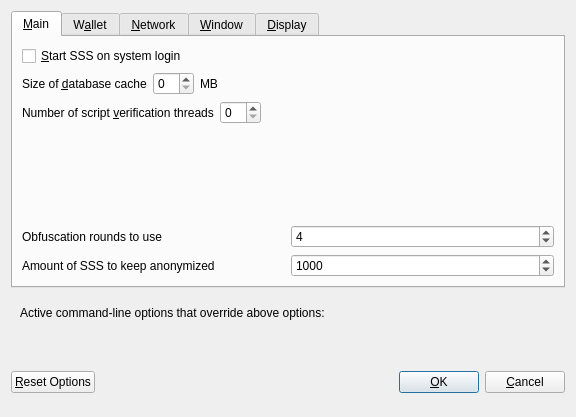
<?xml version="1.0" encoding="UTF-8"?>
<ui version="4.0">
 <class>OptionsDialog</class>
 <widget class="QDialog" name="OptionsDialog">
  <property name="geometry">
   <rect>
    <x>0</x>
    <y>0</y>
    <width>576</width>
    <height>417</height>
   </rect>
  </property>
  <property name="windowTitle">
   <string>Options</string>
  </property>
  <property name="modal">
   <bool>true</bool>
  </property>
  <layout class="QVBoxLayout" name="verticalLayout">
   <item>
    <widget class="QTabWidget" name="tabWidget">
     <property name="currentIndex">
      <number>0</number>
     </property>
     <widget class="QWidget" name="tabMain">
      <attribute name="title">
       <string>&amp;Main</string>
      </attribute>
      <layout class="QVBoxLayout" name="verticalLayout_Main">
       <item>
        <widget class="QCheckBox" name="bitcoinAtStartup">
         <property name="toolTip">
          <string>Automatically start SSS after logging in to the system.</string>
         </property>
         <property name="text">
          <string>&amp;Start SSS on system login</string>
         </property>
        </widget>
       </item>
       <item>
        <layout class="QHBoxLayout" name="horizontalLayout_2_Main">
         <item>
          <widget class="QLabel" name="databaseCacheLabel">
           <property name="text">
            <string>Size of &amp;database cache</string>
           </property>
           <property name="textFormat">
            <enum>Qt::PlainText</enum>
           </property>
           <property name="buddy">
            <cstring>databaseCache</cstring>
           </property>
          </widget>
         </item>
         <item>
          <widget class="QSpinBox" name="databaseCache"/>
         </item>
         <item>
          <widget class="QLabel" name="databaseCacheUnitLabel">
           <property name="text">
            <string>MB</string>
           </property>
           <property name="textFormat">
            <enum>Qt::PlainText</enum>
           </property>
          </widget>
         </item>
         <item>
          <spacer name="horizontalSpacer_2_Main">
           <property name="orientation">
            <enum>Qt::Horizontal</enum>
           </property>
           <property name="sizeHint" stdset="0">
            <size>
             <width>40</width>
             <height>20</height>
            </size>
           </property>
          </spacer>
         </item>
        </layout>
       </item>
       <item>
        <layout class="QHBoxLayout" name="horizontalLayout_3_Main">
         <item>
          <widget class="QLabel" name="threadsScriptVerifLabel">
           <property name="text">
            <string>Number of script &amp;verification threads</string>
           </property>
           <property name="textFormat">
            <enum>Qt::PlainText</enum>
           </property>
           <property name="buddy">
            <cstring>threadsScriptVerif</cstring>
           </property>
          </widget>
         </item>
         <item>
          <widget class="QSpinBox" name="threadsScriptVerif">
           <property name="toolTip">
            <string>(0 = auto, &lt;0 = leave that many cores free)</string>
           </property>
          </widget>
         </item>
         <item>
          <spacer name="horizontalSpacer_3_Main">
           <property name="orientation">
            <enum>Qt::Horizontal</enum>
           </property>
           <property name="sizeHint" stdset="0">
            <size>
             <width>40</width>
             <height>20</height>
            </size>
           </property>
          </spacer>
         </item>
        </layout>
       </item>
       <item>
        <spacer name="verticalSpacer_Main">
         <property name="orientation">
          <enum>Qt::Vertical</enum>
         </property>
         <property name="sizeHint" stdset="0">
          <size>
           <width>20</width>
           <height>40</height>
          </size>
         </property>
        </spacer>
       </item>
       <item>
        <layout class="QHBoxLayout" name="horizontalLayout_4_Main">
         <item>
          <widget class="QLabel" name="label">
           <property name="toolTip">
            <string>This setting determines the amount of individual masternodes that an input will be anonymized through.&lt;br/&gt;More rounds of anonymization gives a higher degree of privacy, but also costs more in fees.</string>
           </property>
           <property name="text">
            <string>Obfuscation rounds to use</string>
           </property>
          </widget>
         </item>
         <item>
          <widget class="QSpinBox" name="obfuscationRounds">
           <property name="minimum">
            <number>2</number>
           </property>
           <property name="maximum">
            <number>8</number>
           </property>
           <property name="value">
            <number>4</number>
           </property>
          </widget>
         </item>
        </layout>
       </item>
       <item>
        <layout class="QHBoxLayout" name="horizontalLayout">
         <item>
          <widget class="QLabel" name="label_2">
           <property name="toolTip">
            <string>This amount acts as a threshold to turn off Obfuscation once it's reached.</string>
           </property>
           <property name="statusTip">
            <string notr="true"/>
           </property>
           <property name="whatsThis">
            <string notr="true"/>
           </property>
           <property name="accessibleName">
            <string notr="true"/>
           </property>
           <property name="accessibleDescription">
            <string notr="true"/>
           </property>
           <property name="text">
            <string>Amount of SSS to keep anonymized</string>
           </property>
          </widget>
         </item>
         <item>
          <widget class="QSpinBox" name="anonymizePivx">
           <property name="minimum">
            <number>100</number>
           </property>
           <property name="maximum">
            <number>100000</number>
           </property>
           <property name="singleStep">
            <number>100</number>
           </property>
           <property name="value">
            <number>1000</number>
           </property>
          </widget>
         </item>
        </layout>
       </item>
      </layout>
     </widget>
     <widget class="QWidget" name="tabWallet">
      <attribute name="title">
       <string>W&amp;allet</string>
      </attribute>
      <layout class="QVBoxLayout" name="verticalLayout_Wallet">
       <item>
        <widget class="QGroupBox" name="groupBox">
         <property name="title">
          <string>Expert</string>
         </property>
         <layout class="QVBoxLayout" name="verticalLayout_2">
          <item>
           <widget class="QCheckBox" name="coinControlFeatures">
            <property name="toolTip">
             <string>Whether to show coin control features or not.</string>
            </property>
            <property name="text">
             <string>Enable coin &amp;control features</string>
            </property>
           </widget>
          </item>
          <item>
           <widget class="QCheckBox" name="showMasternodesTab">
            <property name="toolTip">
             <string>Show additional tab listing all your masternodes in first sub-tab&lt;br/&gt;and all masternodes on the network in second sub-tab.</string>
            </property>
            <property name="text">
             <string>Show Masternodes Tab</string>
            </property>
           </widget>
          </item>
          <item>
           <widget class="QCheckBox" name="spendZeroConfChange">
            <property name="toolTip">
             <string>If you disable the spending of unconfirmed change, the change from a transaction&lt;br/&gt;cannot be used until that transaction has at least one confirmation.&lt;br/&gt;This also affects how your balance is computed.</string>
            </property>
            <property name="text">
             <string>&amp;Spend unconfirmed change</string>
            </property>
           </widget>
          </item>
         </layout>
        </widget>
       </item>
       <item>
        <spacer name="verticalSpacer_Wallet">
         <property name="orientation">
          <enum>Qt::Vertical</enum>
         </property>
         <property name="sizeHint" stdset="0">
          <size>
           <width>20</width>
           <height>40</height>
          </size>
         </property>
        </spacer>
       </item>
      </layout>
     </widget>
     <widget class="QWidget" name="tabNetwork">
      <attribute name="title">
       <string>&amp;Network</string>
      </attribute>
      <layout class="QVBoxLayout" name="verticalLayout_Network">
       <item>
        <widget class="QCheckBox" name="mapPortUpnp">
         <property name="toolTip">
          <string>Automatically open the SSS client port on the router. This only works when your router supports UPnP and it is enabled.</string>
         </property>
         <property name="text">
          <string>Map port using &amp;UPnP</string>
         </property>
        </widget>
       </item>
       <item>
        <widget class="QCheckBox" name="allowIncoming">
         <property name="toolTip">
          <string>Accept connections from outside</string>
         </property>
         <property name="text">
          <string>Allow incoming connections</string>
         </property>
        </widget>
       </item>
       <item>
        <widget class="QCheckBox" name="connectSocks">
         <property name="toolTip">
          <string>Connect to the SSS network through a SOCKS5 proxy.</string>
         </property>
         <property name="text">
          <string>&amp;Connect through SOCKS5 proxy (default proxy):</string>
         </property>
        </widget>
       </item>
       <item>
        <layout class="QHBoxLayout" name="horizontalLayout_1_Network">
         <item>
          <widget class="QLabel" name="proxyIpLabel">
           <property name="text">
            <string>Proxy &amp;IP:</string>
           </property>
           <property name="textFormat">
            <enum>Qt::PlainText</enum>
           </property>
           <property name="buddy">
            <cstring>proxyIp</cstring>
           </property>
          </widget>
         </item>
         <item>
          <widget class="QValidatedLineEdit" name="proxyIp">
           <property name="minimumSize">
            <size>
             <width>140</width>
             <height>0</height>
            </size>
           </property>
           <property name="maximumSize">
            <size>
             <width>140</width>
             <height>16777215</height>
            </size>
           </property>
           <property name="toolTip">
            <string>IP address of the proxy (e.g. IPv4: 127.0.0.1 / IPv6: ::1)</string>
           </property>
          </widget>
         </item>
         <item>
          <widget class="QLabel" name="proxyPortLabel">
           <property name="text">
            <string>&amp;Port:</string>
           </property>
           <property name="textFormat">
            <enum>Qt::PlainText</enum>
           </property>
           <property name="buddy">
            <cstring>proxyPort</cstring>
           </property>
          </widget>
         </item>
         <item>
          <widget class="QLineEdit" name="proxyPort">
           <property name="minimumSize">
            <size>
             <width>55</width>
             <height>0</height>
            </size>
           </property>
           <property name="maximumSize">
            <size>
             <width>55</width>
             <height>16777215</height>
            </size>
           </property>
           <property name="toolTip">
            <string>Port of the proxy (e.g. 9050)</string>
           </property>
          </widget>
         </item>
         <item>
          <spacer name="horizontalSpacer_1_Network">
           <property name="orientation">
            <enum>Qt::Horizontal</enum>
           </property>
           <property name="sizeHint" stdset="0">
            <size>
             <width>40</width>
             <height>20</height>
            </size>
           </property>
          </spacer>
         </item>
        </layout>
       </item>
       <item>
        <spacer name="verticalSpacer_Network">
         <property name="orientation">
          <enum>Qt::Vertical</enum>
         </property>
         <property name="sizeHint" stdset="0">
          <size>
           <width>20</width>
           <height>40</height>
          </size>
         </property>
        </spacer>
       </item>
      </layout>
     </widget>
     <widget class="QWidget" name="tabWindow">
      <attribute name="title">
       <string>&amp;Window</string>
      </attribute>
      <layout class="QVBoxLayout" name="verticalLayout_Window">
       <item>
        <widget class="QCheckBox" name="minimizeToTray">
         <property name="toolTip">
          <string>Show only a tray icon after minimizing the window.</string>
         </property>
         <property name="text">
          <string>&amp;Minimize to the tray instead of the taskbar</string>
         </property>
        </widget>
       </item>
       <item>
        <widget class="QCheckBox" name="minimizeOnClose">
         <property name="toolTip">
          <string>Minimize instead of exit the application when the window is closed. When this option is enabled, the application will be closed only after selecting Quit in the menu.</string>
         </property>
         <property name="text">
          <string>M&amp;inimize on close</string>
         </property>
        </widget>
       </item>
       <item>
        <spacer name="verticalSpacer_Window">
         <property name="orientation">
          <enum>Qt::Vertical</enum>
         </property>
         <property name="sizeHint" stdset="0">
          <size>
           <width>20</width>
           <height>40</height>
          </size>
         </property>
        </spacer>
       </item>
      </layout>
     </widget>
     <widget class="QWidget" name="tabDisplay">
      <attribute name="title">
       <string>&amp;Display</string>
      </attribute>
      <layout class="QVBoxLayout" name="verticalLayout_Display">
       <item>
        <layout class="QHBoxLayout" name="horizontalLayout_1_Display">
         <item>
          <widget class="QLabel" name="langLabel">
           <property name="text">
            <string>User Interface &amp;language:</string>
           </property>
           <property name="textFormat">
            <enum>Qt::PlainText</enum>
           </property>
           <property name="buddy">
            <cstring>lang</cstring>
           </property>
          </widget>
         </item>
         <item>
          <widget class="QValueComboBox" name="lang">
           <property name="toolTip">
            <string>The user interface language can be set here. This setting will take effect after restarting SSS.</string>
           </property>
          </widget>
         </item>
        </layout>
       </item>
       <item>
        <widget class="QLabel" name="label_3">
         <property name="toolTip">
          <string notr="true"/>
         </property>
         <property name="statusTip">
          <string notr="true"/>
         </property>
         <property name="whatsThis">
          <string notr="true"/>
         </property>
         <property name="accessibleName">
          <string notr="true"/>
         </property>
         <property name="text">
          <string>Language missing or translation incomplete? Help contributing translations here:
https://www.transifex.com/sss-project/sss-project-translations</string>
         </property>
         <property name="wordWrap">
          <bool>true</bool>
         </property>
         <property name="openExternalLinks">
          <bool>true</bool>
         </property>
         <property name="textInteractionFlags">
          <set>Qt::TextBrowserInteraction</set>
         </property>
        </widget>
       </item>
       <item>
        <layout class="QHBoxLayout" name="horizontalLayout_4_Display" stretch="0,0">
         <item>
          <widget class="QLabel" name="themeLabel">
           <property name="text">
            <string>User Interface Theme:</string>
           </property>
          </widget>
         </item>
         <item>
          <widget class="QValueComboBox" name="theme"/>
         </item>
        </layout>
       </item>
       <item>
        <widget class="Line" name="line">
         <property name="orientation">
          <enum>Qt::Horizontal</enum>
         </property>
        </widget>
       </item>
       <item>
        <layout class="QHBoxLayout" name="horizontalLayout_2_Display">
         <item>
          <widget class="QLabel" name="unitLabel">
           <property name="text">
            <string>&amp;Unit to show amounts in:</string>
           </property>
           <property name="textFormat">
            <enum>Qt::PlainText</enum>
           </property>
           <property name="buddy">
            <cstring>unit</cstring>
           </property>
          </widget>
         </item>
         <item>
          <widget class="QValueComboBox" name="unit">
           <property name="toolTip">
            <string>Choose the default subdivision unit to show in the interface and when sending coins.</string>
           </property>
          </widget>
         </item>
        </layout>
       </item>
       <item>
        <layout class="QHBoxLayout" name="horizontalLayout_5_Display">
         <item>
          <widget class="QLabel" name="digitsLabel">
           <property name="text">
            <string>Decimal digits</string>
           </property>
          </widget>
         </item>
         <item>
          <widget class="QValueComboBox" name="digits"/>
         </item>
        </layout>
       </item>
       <item>
        <layout class="QHBoxLayout" name="horizontalLayout_3_Display">
         <item>
          <widget class="QLabel" name="thirdPartyTxUrlsLabel">
           <property name="toolTip">
            <string>Third party URLs (e.g. a block explorer) that appear in the transactions tab as context menu items. %s in the URL is replaced by transaction hash. Multiple URLs are separated by vertical bar |.</string>
           </property>
           <property name="text">
            <string>Third party transaction URLs</string>
           </property>
           <property name="buddy">
            <cstring>thirdPartyTxUrls</cstring>
           </property>
          </widget>
         </item>
         <item>
          <widget class="QLineEdit" name="thirdPartyTxUrls">
           <property name="toolTip">
            <string>Third party URLs (e.g. a block explorer) that appear in the transactions tab as context menu items. %s in the URL is replaced by transaction hash. Multiple URLs are separated by vertical bar |.</string>
           </property>
          </widget>
         </item>
        </layout>
       </item>
       <item>
        <spacer name="verticalSpacer">
         <property name="orientation">
          <enum>Qt::Vertical</enum>
         </property>
         <property name="sizeHint" stdset="0">
          <size>
           <width>20</width>
           <height>40</height>
          </size>
         </property>
        </spacer>
       </item>
      </layout>
     </widget>
    </widget>
   </item>
   <item>
    <widget class="QFrame" name="frame">
     <layout class="QVBoxLayout" name="verticalLayout_Bottom">
      <item>
       <layout class="QHBoxLayout" name="horizontalLayout_Bottom">
        <item>
         <widget class="QLabel" name="overriddenByCommandLineInfoLabel">
          <property name="text">
           <string>Active command-line options that override above options:</string>
          </property>
          <property name="textFormat">
           <enum>Qt::PlainText</enum>
          </property>
         </widget>
        </item>
        <item>
         <spacer name="horizontalSpacer_Bottom">
          <property name="orientation">
           <enum>Qt::Horizontal</enum>
          </property>
          <property name="sizeHint" stdset="0">
           <size>
            <width>40</width>
            <height>20</height>
           </size>
          </property>
         </spacer>
        </item>
       </layout>
      </item>
      <item>
       <widget class="QLabel" name="overriddenByCommandLineLabel">
        <property name="text">
         <string/>
        </property>
        <property name="textFormat">
         <enum>Qt::PlainText</enum>
        </property>
        <property name="wordWrap">
         <bool>true</bool>
        </property>
       </widget>
      </item>
     </layout>
    </widget>
   </item>
   <item>
    <layout class="QHBoxLayout" name="horizontalLayout_Buttons">
     <item>
      <widget class="QPushButton" name="resetButton">
       <property name="toolTip">
        <string>Reset all client options to default.</string>
       </property>
       <property name="text">
        <string>&amp;Reset Options</string>
       </property>
       <property name="autoDefault">
        <bool>false</bool>
       </property>
      </widget>
     </item>
     <item>
      <spacer name="horizontalSpacer_1">
       <property name="orientation">
        <enum>Qt::Horizontal</enum>
       </property>
       <property name="sizeHint" stdset="0">
        <size>
         <width>40</width>
         <height>48</height>
        </size>
       </property>
      </spacer>
     </item>
     <item>
      <widget class="QLabel" name="statusLabel">
       <property name="minimumSize">
        <size>
         <width>200</width>
         <height>0</height>
        </size>
       </property>
       <property name="font">
        <font>
         <weight>75</weight>
         <bold>true</bold>
        </font>
       </property>
       <property name="text">
        <string/>
       </property>
       <property name="textFormat">
        <enum>Qt::PlainText</enum>
       </property>
       <property name="wordWrap">
        <bool>true</bool>
       </property>
      </widget>
     </item>
     <item>
      <spacer name="horizontalSpacer_2">
       <property name="orientation">
        <enum>Qt::Horizontal</enum>
       </property>
       <property name="sizeHint" stdset="0">
        <size>
         <width>40</width>
         <height>48</height>
        </size>
       </property>
      </spacer>
     </item>
     <item>
      <widget class="QPushButton" name="okButton">
       <property name="text">
        <string>&amp;OK</string>
       </property>
       <property name="autoDefault">
        <bool>false</bool>
       </property>
       <property name="default">
        <bool>true</bool>
       </property>
      </widget>
     </item>
     <item>
      <widget class="QPushButton" name="cancelButton">
       <property name="text">
        <string>&amp;Cancel</string>
       </property>
       <property name="autoDefault">
        <bool>false</bool>
       </property>
      </widget>
     </item>
    </layout>
   </item>
  </layout>
 </widget>
 <customwidgets>
  <customwidget>
   <class>QValidatedLineEdit</class>
   <extends>QLineEdit</extends>
   <header>qvalidatedlineedit.h</header>
  </customwidget>
  <customwidget>
   <class>QValueComboBox</class>
   <extends>QComboBox</extends>
   <header>qvaluecombobox.h</header>
  </customwidget>
 </customwidgets>
 <resources/>
 <connections/>
</ui>
